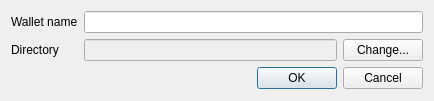
<?xml version="1.0" encoding="UTF-8"?>
<ui version="4.0">
 <class>NewWalletDialog</class>
 <widget class="QDialog" name="NewWalletDialog">
  <property name="geometry">
   <rect>
    <x>0</x>
    <y>0</y>
    <width>434</width>
    <height>101</height>
   </rect>
  </property>
  <property name="windowTitle">
   <string>New wallet</string>
  </property>
  <property name="windowIcon">
   <iconset resource="../resources/resource.qrc">
    <normaloff>:/kwallet.png</normaloff>:/kwallet.png</iconset>
  </property>
  <layout class="QVBoxLayout" name="_main_layout">
   <item>
    <layout class="QGridLayout" name="_grid_layout">
     <item row="1" column="0">
      <widget class="QLabel" name="_label_directory">
       <property name="text">
        <string>Directory</string>
       </property>
      </widget>
     </item>
     <item row="0" column="0">
      <widget class="QLabel" name="_label_wallet">
       <property name="text">
        <string>Wallet name</string>
       </property>
      </widget>
     </item>
     <item row="1" column="1">
      <widget class="QLineEdit" name="_edit_directory">
       <property name="enabled">
        <bool>false</bool>
       </property>
      </widget>
     </item>
     <item row="0" column="1" colspan="2">
      <widget class="QLineEdit" name="_edit_wallet"/>
     </item>
     <item row="1" column="2">
      <widget class="QPushButton" name="_button_directory">
       <property name="text">
        <string>Change...</string>
       </property>
      </widget>
     </item>
    </layout>
   </item>
   <item>
    <widget class="QDialogButtonBox" name="_button_box">
     <property name="orientation">
      <enum>Qt::Horizontal</enum>
     </property>
     <property name="standardButtons">
      <set>QDialogButtonBox::Cancel|QDialogButtonBox::Ok</set>
     </property>
    </widget>
   </item>
  </layout>
 </widget>
 <resources>
  <include location="../resources/resource.qrc"/>
 </resources>
 <connections>
  <connection>
   <sender>_button_box</sender>
   <signal>rejected()</signal>
   <receiver>NewWalletDialog</receiver>
   <slot>reject()</slot>
   <hints>
    <hint type="sourcelabel">
     <x>316</x>
     <y>260</y>
    </hint>
    <hint type="destinationlabel">
     <x>286</x>
     <y>274</y>
    </hint>
   </hints>
  </connection>
  <connection>
   <sender>_button_box</sender>
   <signal>accepted()</signal>
   <receiver>NewWalletDialog</receiver>
   <slot>accept()</slot>
   <hints>
    <hint type="sourcelabel">
     <x>248</x>
     <y>254</y>
    </hint>
    <hint type="destinationlabel">
     <x>157</x>
     <y>274</y>
    </hint>
   </hints>
  </connection>
 </connections>
</ui>
